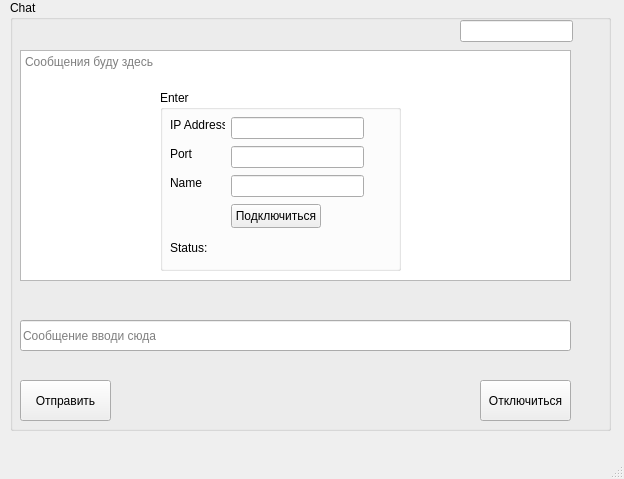
<?xml version="1.0" encoding="UTF-8"?>
<ui version="4.0">
 <class>MainWindow</class>
 <widget class="QMainWindow" name="MainWindow">
  <property name="geometry">
   <rect>
    <x>0</x>
    <y>0</y>
    <width>624</width>
    <height>479</height>
   </rect>
  </property>
  <property name="windowTitle">
   <string>MainWindow</string>
  </property>
  <widget class="QWidget" name="centralwidget">
   <property name="layoutDirection">
    <enum>Qt::LayoutDirection::LeftToRight</enum>
   </property>
   <widget class="QGroupBox" name="chatGroupBox">
    <property name="enabled">
     <bool>true</bool>
    </property>
    <property name="geometry">
     <rect>
      <x>10</x>
      <y>0</y>
      <width>601</width>
      <height>431</height>
     </rect>
    </property>
    <property name="title">
     <string>Chat</string>
    </property>
    <widget class="QTextEdit" name="chatTextEdit">
     <property name="geometry">
      <rect>
       <x>10</x>
       <y>50</y>
       <width>551</width>
       <height>231</height>
      </rect>
     </property>
     <property name="readOnly">
      <bool>true</bool>
     </property>
     <property name="placeholderText">
      <string>Сообщения буду здесь</string>
     </property>
    </widget>
    <widget class="QPushButton" name="sendButton">
     <property name="geometry">
      <rect>
       <x>10</x>
       <y>380</y>
       <width>91</width>
       <height>41</height>
      </rect>
     </property>
     <property name="text">
      <string>Отправить</string>
     </property>
    </widget>
    <widget class="QLineEdit" name="messageLineEdit">
     <property name="geometry">
      <rect>
       <x>10</x>
       <y>320</y>
       <width>551</width>
       <height>31</height>
      </rect>
     </property>
     <property name="text">
      <string/>
     </property>
     <property name="placeholderText">
      <string>Сообщение вводи сюда</string>
     </property>
    </widget>
    <widget class="QPushButton" name="disconnectButton">
     <property name="geometry">
      <rect>
       <x>470</x>
       <y>380</y>
       <width>91</width>
       <height>41</height>
      </rect>
     </property>
     <property name="text">
      <string>Отключиться</string>
     </property>
    </widget>
    <widget class="QLineEdit" name="keyLineEdit">
     <property name="geometry">
      <rect>
       <x>450</x>
       <y>20</y>
       <width>113</width>
       <height>22</height>
      </rect>
     </property>
    </widget>
   </widget>
   <widget class="QGroupBox" name="serverConnectionGroupBox">
    <property name="geometry">
     <rect>
      <x>160</x>
      <y>90</y>
      <width>241</width>
      <height>181</height>
     </rect>
    </property>
    <property name="title">
     <string>Enter</string>
    </property>
    <widget class="QLabel" name="label_3">
     <property name="geometry">
      <rect>
       <x>10</x>
       <y>85</y>
       <width>32</width>
       <height>16</height>
      </rect>
     </property>
     <property name="text">
      <string>Name</string>
     </property>
    </widget>
    <widget class="QLineEdit" name="nameLineEdit">
     <property name="geometry">
      <rect>
       <x>71</x>
       <y>85</y>
       <width>133</width>
       <height>22</height>
      </rect>
     </property>
    </widget>
    <widget class="QLabel" name="label_2">
     <property name="geometry">
      <rect>
       <x>10</x>
       <y>56</y>
       <width>22</width>
       <height>16</height>
      </rect>
     </property>
     <property name="text">
      <string>Port</string>
     </property>
    </widget>
    <widget class="QPushButton" name="serverConnectionButton">
     <property name="geometry">
      <rect>
       <x>71</x>
       <y>114</y>
       <width>90</width>
       <height>24</height>
      </rect>
     </property>
     <property name="text">
      <string>Подключиться</string>
     </property>
    </widget>
    <widget class="QLabel" name="label">
     <property name="geometry">
      <rect>
       <x>10</x>
       <y>27</y>
       <width>55</width>
       <height>16</height>
      </rect>
     </property>
     <property name="text">
      <string>IP Address</string>
     </property>
    </widget>
    <widget class="QLineEdit" name="portLineEdit">
     <property name="geometry">
      <rect>
       <x>71</x>
       <y>56</y>
       <width>133</width>
       <height>22</height>
      </rect>
     </property>
    </widget>
    <widget class="QLineEdit" name="ipAddressLineEdit">
     <property name="geometry">
      <rect>
       <x>71</x>
       <y>27</y>
       <width>133</width>
       <height>22</height>
      </rect>
     </property>
    </widget>
    <widget class="QLabel" name="label_4">
     <property name="geometry">
      <rect>
       <x>10</x>
       <y>150</y>
       <width>49</width>
       <height>16</height>
      </rect>
     </property>
     <property name="text">
      <string>Status:</string>
     </property>
    </widget>
    <widget class="QLabel" name="statusLabel">
     <property name="geometry">
      <rect>
       <x>60</x>
       <y>150</y>
       <width>171</width>
       <height>16</height>
      </rect>
     </property>
     <property name="text">
      <string/>
     </property>
    </widget>
   </widget>
  </widget>
  <widget class="QMenuBar" name="menubar">
   <property name="geometry">
    <rect>
     <x>0</x>
     <y>0</y>
     <width>624</width>
     <height>22</height>
    </rect>
   </property>
  </widget>
  <widget class="QStatusBar" name="statusbar"/>
 </widget>
 <resources/>
 <connections/>
</ui>
